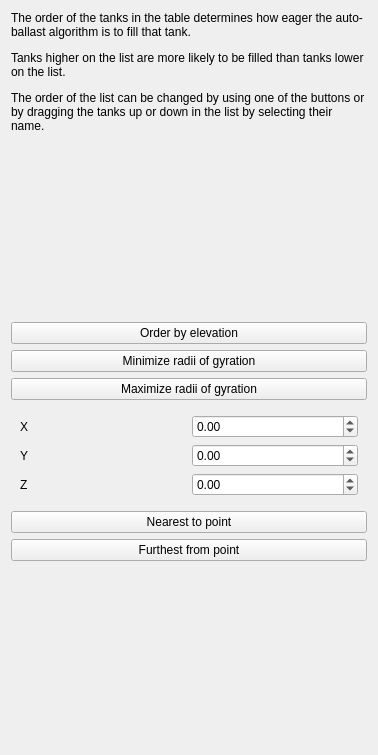
<?xml version="1.0" encoding="UTF-8"?>
<ui version="4.0">
 <class>widget_tank_order</class>
 <widget class="QWidget" name="widget_tank_order">
  <property name="geometry">
   <rect>
    <x>0</x>
    <y>0</y>
    <width>378</width>
    <height>755</height>
   </rect>
  </property>
  <property name="windowTitle">
   <string>Form</string>
  </property>
  <property name="locale">
   <locale language="English" country="UnitedStates"/>
  </property>
  <layout class="QVBoxLayout" name="verticalLayout">
   <item>
    <widget class="QLabel" name="label">
     <property name="text">
      <string>&lt;html&gt;&lt;head/&gt;&lt;body&gt;&lt;p&gt;The order of the tanks in the table determines how eager the auto-ballast algorithm is to fill that tank.&lt;/p&gt;&lt;p&gt;Tanks higher on the list are more likely to be filled than tanks lower on the list.&lt;/p&gt;&lt;p&gt;The order of the list can be changed by using one of the buttons or by dragging the tanks up or down in the list by selecting their name.&lt;/p&gt;&lt;/body&gt;&lt;/html&gt;</string>
     </property>
     <property name="wordWrap">
      <bool>true</bool>
     </property>
    </widget>
   </item>
   <item>
    <spacer name="verticalSpacer_2">
     <property name="orientation">
      <enum>Qt::Vertical</enum>
     </property>
     <property name="sizeHint" stdset="0">
      <size>
       <width>20</width>
       <height>40</height>
      </size>
     </property>
    </spacer>
   </item>
   <item>
    <widget class="QPushButton" name="pbElevation">
     <property name="text">
      <string>Order by elevation</string>
     </property>
    </widget>
   </item>
   <item>
    <widget class="QPushButton" name="pbMinimizeRadii">
     <property name="text">
      <string>Minimize radii of gyration</string>
     </property>
    </widget>
   </item>
   <item>
    <widget class="QPushButton" name="pbMaximizeRadii">
     <property name="text">
      <string>Maximize radii of gyration</string>
     </property>
    </widget>
   </item>
   <item>
    <widget class="QWidget" name="widget_3" native="true">
     <layout class="QGridLayout" name="gridLayout">
      <item row="1" column="1">
       <widget class="QDoubleSpinBox" name="dsX">
        <property name="minimum">
         <double>-999.000000000000000</double>
        </property>
        <property name="maximum">
         <double>999.000000000000000</double>
        </property>
        <property name="singleStep">
         <double>10.000000000000000</double>
        </property>
       </widget>
      </item>
      <item row="2" column="1">
       <widget class="QDoubleSpinBox" name="dsX_2">
        <property name="minimum">
         <double>-999.000000000000000</double>
        </property>
        <property name="maximum">
         <double>999.000000000000000</double>
        </property>
        <property name="singleStep">
         <double>10.000000000000000</double>
        </property>
       </widget>
      </item>
      <item row="3" column="1">
       <widget class="QDoubleSpinBox" name="dsX_3">
        <property name="minimum">
         <double>-999.000000000000000</double>
        </property>
        <property name="maximum">
         <double>999.000000000000000</double>
        </property>
        <property name="singleStep">
         <double>10.000000000000000</double>
        </property>
       </widget>
      </item>
      <item row="1" column="0">
       <widget class="QLabel" name="label_2">
        <property name="text">
         <string>X</string>
        </property>
       </widget>
      </item>
      <item row="2" column="0">
       <widget class="QLabel" name="label_3">
        <property name="text">
         <string>Y</string>
        </property>
       </widget>
      </item>
      <item row="3" column="0">
       <widget class="QLabel" name="label_4">
        <property name="text">
         <string>Z</string>
        </property>
       </widget>
      </item>
     </layout>
    </widget>
   </item>
   <item>
    <widget class="QPushButton" name="pbNearest">
     <property name="text">
      <string>Nearest to point</string>
     </property>
    </widget>
   </item>
   <item>
    <widget class="QPushButton" name="pbFurthest">
     <property name="text">
      <string>Furthest from point</string>
     </property>
    </widget>
   </item>
   <item>
    <spacer name="verticalSpacer">
     <property name="orientation">
      <enum>Qt::Vertical</enum>
     </property>
     <property name="sizeHint" stdset="0">
      <size>
       <width>20</width>
       <height>40</height>
      </size>
     </property>
    </spacer>
   </item>
  </layout>
 </widget>
 <tabstops>
  <tabstop>pbElevation</tabstop>
  <tabstop>pbMinimizeRadii</tabstop>
  <tabstop>pbMaximizeRadii</tabstop>
  <tabstop>dsX</tabstop>
  <tabstop>dsX_2</tabstop>
  <tabstop>dsX_3</tabstop>
  <tabstop>pbNearest</tabstop>
  <tabstop>pbFurthest</tabstop>
 </tabstops>
 <resources/>
 <connections/>
</ui>
